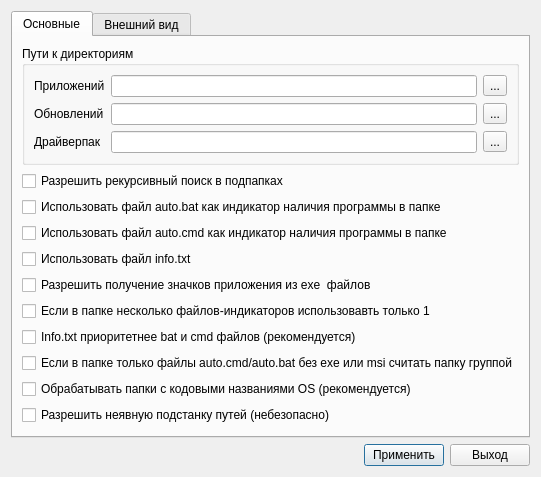
<?xml version="1.0" encoding="UTF-8"?>
<ui version="4.0">
 <class>Settings</class>
 <widget class="QDialog" name="Settings">
  <property name="geometry">
   <rect>
    <x>0</x>
    <y>0</y>
    <width>515</width>
    <height>447</height>
   </rect>
  </property>
  <property name="windowTitle">
   <string>Dialog</string>
  </property>
  <layout class="QVBoxLayout" name="verticalLayout">
   <item>
    <widget class="QTabWidget" name="tabWidget">
     <property name="currentIndex">
      <number>0</number>
     </property>
     <widget class="QWidget" name="tab">
      <attribute name="title">
       <string>Основные</string>
      </attribute>
      <layout class="QVBoxLayout" name="verticalLayout_3">
       <item>
        <widget class="QGroupBox" name="groupBox">
         <property name="title">
          <string>Пути к директориям</string>
         </property>
         <layout class="QFormLayout" name="formLayout">
          <item row="0" column="0">
           <widget class="QLabel" name="label">
            <property name="text">
             <string>Приложений</string>
            </property>
           </widget>
          </item>
          <item row="0" column="1">
           <layout class="QHBoxLayout" name="horizontalLayout_2">
            <item>
             <widget class="QLineEdit" name="softFolderEdit"/>
            </item>
            <item>
             <widget class="QToolButton" name="softChoiseFolderBtn">
              <property name="text">
               <string>...</string>
              </property>
             </widget>
            </item>
           </layout>
          </item>
          <item row="1" column="0">
           <widget class="QLabel" name="updateFolderlabell">
            <property name="text">
             <string>Обновлений</string>
            </property>
           </widget>
          </item>
          <item row="1" column="1">
           <layout class="QHBoxLayout" name="horizontalLayout_3">
            <item>
             <widget class="QLineEdit" name="updatefolderEdit"/>
            </item>
            <item>
             <widget class="QToolButton" name="updateChoiseFolderBtn">
              <property name="text">
               <string>...</string>
              </property>
             </widget>
            </item>
           </layout>
          </item>
          <item row="2" column="0">
           <widget class="QLabel" name="label_2">
            <property name="text">
             <string>Драйверпак</string>
            </property>
           </widget>
          </item>
          <item row="2" column="1">
           <layout class="QHBoxLayout" name="horizontalLayout_6">
            <item>
             <widget class="QLineEdit" name="DRPFolderEdit"/>
            </item>
            <item>
             <widget class="QToolButton" name="toolButton">
              <property name="text">
               <string>...</string>
              </property>
             </widget>
            </item>
           </layout>
          </item>
         </layout>
        </widget>
       </item>
       <item>
        <widget class="QCheckBox" name="recursiveSearchBox">
         <property name="text">
          <string>Разрешить рекурсивный поиск в подпапках</string>
         </property>
        </widget>
       </item>
       <item>
        <widget class="QCheckBox" name="useAutoBatBox">
         <property name="text">
          <string>Использовать файл auto.bat как индикатор наличия программы в папке</string>
         </property>
        </widget>
       </item>
       <item>
        <widget class="QCheckBox" name="useAutoCmdBox">
         <property name="text">
          <string>Использовать файл auto.cmd как индикатор наличия программы в папке</string>
         </property>
        </widget>
       </item>
       <item>
        <widget class="QCheckBox" name="useInfoTxtBox">
         <property name="text">
          <string>Использовать файл info.txt</string>
         </property>
        </widget>
       </item>
       <item>
        <widget class="QCheckBox" name="useIconsFromExeBox">
         <property name="text">
          <string>Разрешить получение значков приложения из exe  файлов</string>
         </property>
        </widget>
       </item>
       <item>
        <widget class="QCheckBox" name="ignoreDuplicateBox">
         <property name="text">
          <string>Если в папке несколько файлов-индикаторов использовавть только 1</string>
         </property>
        </widget>
       </item>
       <item>
        <widget class="QCheckBox" name="infotxtIsPreferBox">
         <property name="text">
          <string>Info.txt приоритетнее bat и cmd файлов (рекомендуется)</string>
         </property>
        </widget>
       </item>
       <item>
        <widget class="QCheckBox" name="ignoreBachOnlyBox">
         <property name="text">
          <string>Если в папке только файлы auto.cmd/auto.bat без exe или msi считать папку группой</string>
         </property>
        </widget>
       </item>
       <item>
        <widget class="QCheckBox" name="osNameFolderBox">
         <property name="text">
          <string>Обрабатывать папки с кодовыми названиями OS (рекомендуется)</string>
         </property>
        </widget>
       </item>
       <item>
        <widget class="QCheckBox" name="addPathCheckBox">
         <property name="text">
          <string>Разрешить неявную подстанку путей (небезопасно)</string>
         </property>
        </widget>
       </item>
       <item>
        <spacer name="verticalSpacer_3">
         <property name="orientation">
          <enum>Qt::Vertical</enum>
         </property>
         <property name="sizeHint" stdset="0">
          <size>
           <width>20</width>
           <height>40</height>
          </size>
         </property>
        </spacer>
       </item>
       <item>
        <spacer name="verticalSpacer">
         <property name="orientation">
          <enum>Qt::Vertical</enum>
         </property>
         <property name="sizeHint" stdset="0">
          <size>
           <width>20</width>
           <height>8</height>
          </size>
         </property>
        </spacer>
       </item>
      </layout>
     </widget>
     <widget class="QWidget" name="tab_2">
      <attribute name="title">
       <string>Внешний вид</string>
      </attribute>
      <layout class="QVBoxLayout" name="verticalLayout_4">
       <item>
        <widget class="QCheckBox" name="ShowInfoBlockBox">
         <property name="text">
          <string>Показывать информационный блок в главном окне</string>
         </property>
        </widget>
       </item>
       <item>
        <widget class="QCheckBox" name="showProgressBarBox">
         <property name="text">
          <string>Использовать прогрессбар</string>
         </property>
        </widget>
       </item>
       <item>
        <layout class="QFormLayout" name="formLayout_2">
         <item row="0" column="0">
          <widget class="QLabel" name="label_3">
           <property name="text">
            <string>Базовая ширина блока программы</string>
           </property>
          </widget>
         </item>
         <item row="0" column="1">
          <layout class="QHBoxLayout" name="horizontalLayout_4">
           <item>
            <widget class="QSpinBox" name="AppBoxWidthSpin">
             <property name="minimumSize">
              <size>
               <width>60</width>
               <height>0</height>
              </size>
             </property>
             <property name="maximumSize">
              <size>
               <width>60</width>
               <height>16777215</height>
              </size>
             </property>
             <property name="sizeIncrement">
              <size>
               <width>60</width>
               <height>0</height>
              </size>
             </property>
             <property name="minimum">
              <number>250</number>
             </property>
             <property name="maximum">
              <number>10000</number>
             </property>
             <property name="value">
              <number>300</number>
             </property>
            </widget>
           </item>
           <item>
            <spacer name="horizontalSpacer_2">
             <property name="orientation">
              <enum>Qt::Horizontal</enum>
             </property>
             <property name="sizeHint" stdset="0">
              <size>
               <width>40</width>
               <height>20</height>
              </size>
             </property>
            </spacer>
           </item>
          </layout>
         </item>
         <item row="1" column="0">
          <widget class="QLabel" name="label_4">
           <property name="text">
            <string>Базовая высота развернутого блока</string>
           </property>
          </widget>
         </item>
         <item row="1" column="1">
          <layout class="QHBoxLayout" name="horizontalLayout_5">
           <item>
            <widget class="QSpinBox" name="AppBoxHSpin">
             <property name="sizePolicy">
              <sizepolicy hsizetype="Fixed" vsizetype="Fixed">
               <horstretch>0</horstretch>
               <verstretch>0</verstretch>
              </sizepolicy>
             </property>
             <property name="minimumSize">
              <size>
               <width>60</width>
               <height>0</height>
              </size>
             </property>
             <property name="maximumSize">
              <size>
               <width>60</width>
               <height>16777215</height>
              </size>
             </property>
             <property name="sizeIncrement">
              <size>
               <width>60</width>
               <height>0</height>
              </size>
             </property>
             <property name="minimum">
              <number>50</number>
             </property>
             <property name="maximum">
              <number>5000</number>
             </property>
             <property name="singleStep">
              <number>1</number>
             </property>
             <property name="value">
              <number>350</number>
             </property>
            </widget>
           </item>
           <item>
            <spacer name="horizontalSpacer_3">
             <property name="orientation">
              <enum>Qt::Horizontal</enum>
             </property>
             <property name="sizeHint" stdset="0">
              <size>
               <width>40</width>
               <height>20</height>
              </size>
             </property>
            </spacer>
           </item>
          </layout>
         </item>
        </layout>
       </item>
       <item>
        <spacer name="verticalSpacer_2">
         <property name="orientation">
          <enum>Qt::Vertical</enum>
         </property>
         <property name="sizeHint" stdset="0">
          <size>
           <width>20</width>
           <height>40</height>
          </size>
         </property>
        </spacer>
       </item>
       <item>
        <widget class="QCheckBox" name="consoleBox">
         <property name="text">
          <string>Показывать консоль приложения</string>
         </property>
        </widget>
       </item>
       <item>
        <widget class="QCheckBox" name="debugBox">
         <property name="text">
          <string>Режим отладки</string>
         </property>
        </widget>
       </item>
      </layout>
     </widget>
    </widget>
   </item>
   <item>
    <layout class="QHBoxLayout" name="horizontalLayout">
     <item>
      <spacer name="horizontalSpacer">
       <property name="orientation">
        <enum>Qt::Horizontal</enum>
       </property>
       <property name="sizeHint" stdset="0">
        <size>
         <width>40</width>
         <height>20</height>
        </size>
       </property>
      </spacer>
     </item>
     <item>
      <widget class="QPushButton" name="pushButton">
       <property name="text">
        <string>Применить</string>
       </property>
      </widget>
     </item>
     <item>
      <widget class="QPushButton" name="exitBtn">
       <property name="text">
        <string>Выход</string>
       </property>
      </widget>
     </item>
    </layout>
   </item>
  </layout>
 </widget>
 <resources/>
 <connections/>
</ui>
